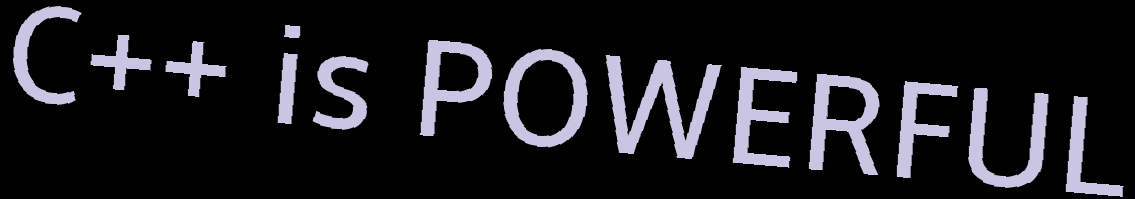
#> input picture out/1.png, 1135 x 199 px
$ python test1.py
#> lines starting #> are read from the running program, lines starting #| are printed output that depends on the picture; after the words box and inside, x2 and y2 are one past the last pixel; in counts of white or black regions, pixels touching at a corner belong together
import cv2
import numpy as np
import matplotlib.pyplot as plt
from skimage.measure import regionprops, label

# tire = plt.imread('train/-/0.png')
img = plt.imread('out/1.png')
#> img is the input picture: shape (199, 1135, 3) float32; mean R, G, B 0.107, 0.104, 0.12

gray = np.mean(img, 2)
gray[gray > 0] = 1
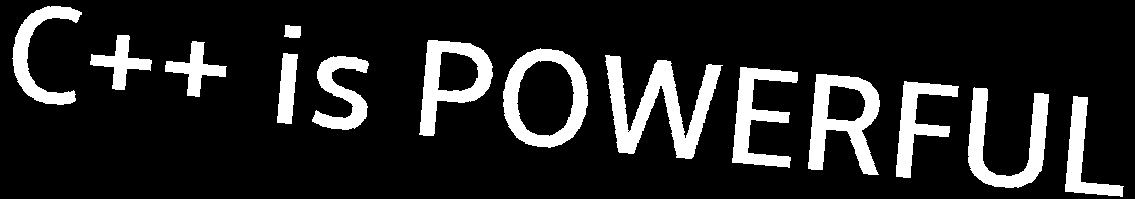
#> gray: shape (199, 1135) float32; values 0 (black) and 1 (white), 14.6% white; 14 white regions, largest, box (x1, y1, x2, y2) and area: (605, 55, 723, 159) 4881, (808, 74, 880, 175) 3497, (503, 48, 588, 148) 3403

gray = gray.astype('uint8')
#> gray: shape (199, 1135); values 0 (black) and 1 (white), 14.6% white; 14 white regions

labeled = label(gray)
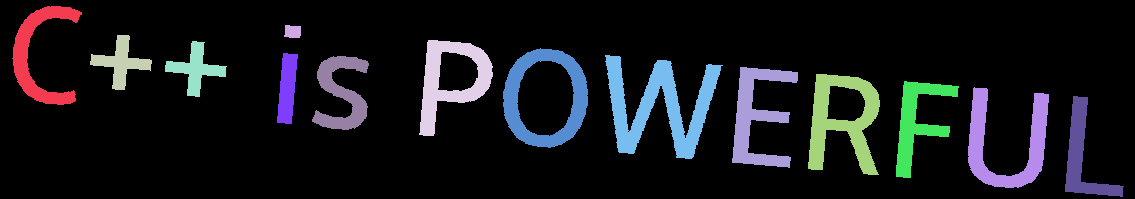
#> labeled: shape (199, 1135) int64; 15 distinct labels, from 0 to 14; one colour per label, 0 black

regions = regionprops(labeled)
#> regions = 14 regions; largest, box (x1, y1, x2, y2) and area: (605, 55, 723, 159) 4881, (808, 74, 880, 175) 3497, (503, 48, 588, 148) 3403, (968, 87, 1049, 188) 3206, (419, 40, 493, 136) 2964
regions = sorted(regions, key= lambda region : region.centroid[1])

for i in range(len(regions)):
    region = regions[i]
    next_region = regions[min(i + 1, len(regions) - 1)]
    min_y1, min_x1, max_y1, max_x1 = region.bbox
    min_y2, min_x2, max_y2, max_x2 = next_region.bbox

    diff = min_x2 - max_x1

    print(max_x1, min_x2, diff)
    if diff > 45:
        print("Space")
#> this loop made 14 passes
#> (min_y1, min_x1, max_y1, max_x1, min_y2, min_x2, max_y2, max_x2) on passes 1 to 12: (6, 12, 105, 82, 35, 90, 90, 152), (35, 90, 90, 152, 41, 165, 97, 227), (41, 165, 97, 227, 53, 277, 124, 298), (53, 277, 124, 298, 25, 284, 38, 301), (25, 284, 38, 301, 56, 312, 130, 369), (56, 312, 130, 369, 40, 419, 136, 493), (40, 419, 136, 493, 48, 503, 148, 588), (48, 503, 148, 588, 55, 605, 159, 723), (55, 605, 159, 723, 67, 732, 168, 798), (67, 732, 168, 798, 74, 808, 175, 880), (74, 808, 175, 880, 81, 896, 178, 959), (81, 896, 178, 959, 87, 968, 188, 1049)
#| 82 90 8
#| 152 165 13
#| 227 277 50
#| Space
#| 298 284 -14
#| 301 312 11
#| 369 419 50
#| Space
#| 493 503 10
#| 588 605 17
#> (further printed lines are left out)

plt.imshow(labeled)
plt.show()

$ run again, with out/0.png copied over out/1.png
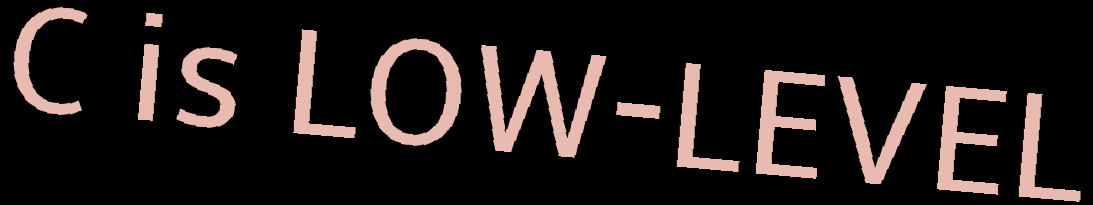
#> input picture out/0.png, 1093 x 205 px
#> img is the input picture: shape (205, 1093, 3) float32; mean R, G, B 0.123, 0.0989, 0.0937
#> `gray[gray > 0] = 1`:
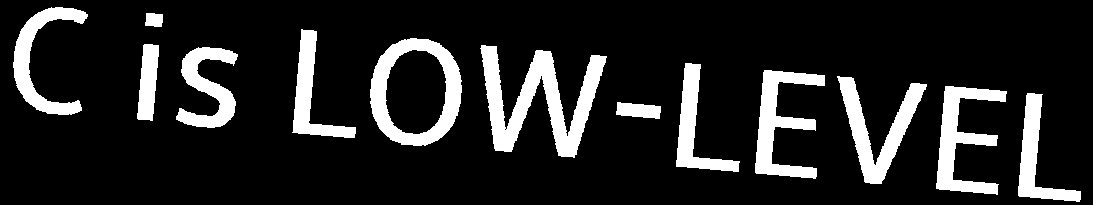
#> gray: shape (205, 1093) float32; values 0 (black) and 1 (white), 14.5% white; 13 white regions, largest, box (x1, y1, x2, y2) and area: (480, 45, 607, 158) 5693, (370, 38, 462, 146) 3900, (837, 76, 927, 184) 3155
#> `labeled = label(gray)`:
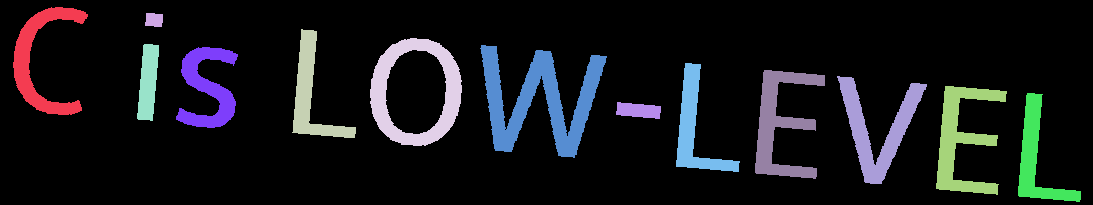
#> labeled: shape (205, 1093) int64; 14 distinct labels, from 0 to 13; one colour per label, 0 black
#> regions = 13 regions; largest, box (x1, y1, x2, y2) and area: (480, 45, 607, 158) 5693, (370, 38, 462, 146) 3900, (837, 76, 927, 184) 3155, (755, 70, 825, 179) 3127, (936, 86, 1007, 195) 3125
#> the loop `for i in range(len(regions)):` made 13 passes
#> (min_y1, min_x1, max_y1, max_x1, min_y2, min_x2, max_y2, max_x2) on passes 1 to 8: (7, 13, 115, 88, 44, 137, 121, 159), (44, 137, 121, 159, 13, 145, 27, 163), (13, 145, 27, 163, 47, 176, 128, 238), (47, 176, 128, 238, 29, 292, 138, 356), (29, 292, 138, 356, 38, 370, 146, 462), (38, 370, 146, 462, 45, 480, 158, 607), (45, 480, 158, 607, 102, 616, 119, 661), (102, 616, 119, 661, 63, 676, 172, 740)
#> (printed output is left out)

$ run again, with out/2.png copied over out/1.png
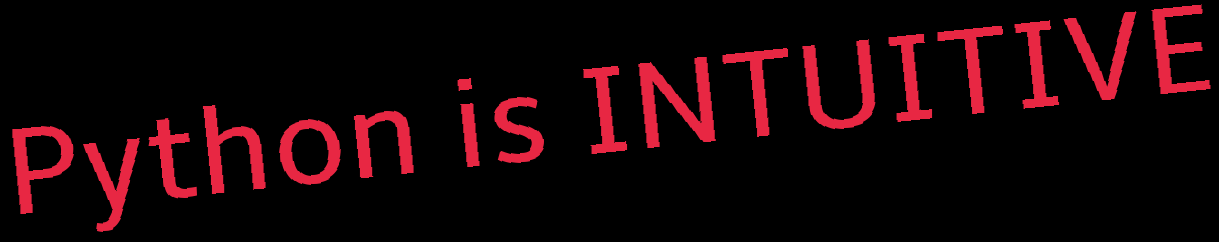
#> input picture out/2.png, 1219 x 242 px
#> img is the input picture: shape (242, 1219, 3) float32; mean R, G, B 0.0921, 0.0155, 0.0266
#> `gray[gray > 0] = 1`:
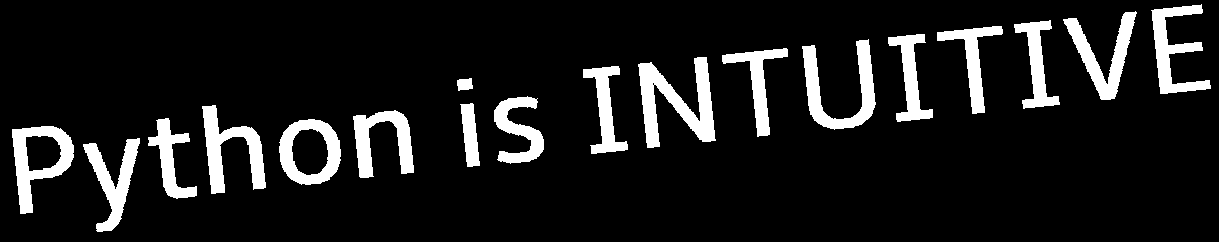
#> gray: shape (242, 1219) float32; values 0 (black) and 1 (white), 10.9% white; 18 white regions, largest, box (x1, y1, x2, y2) and area: (638, 57, 716, 148) 3118, (802, 39, 876, 130) 2463, (202, 105, 266, 194) 2297
#> `labeled = label(gray)`:
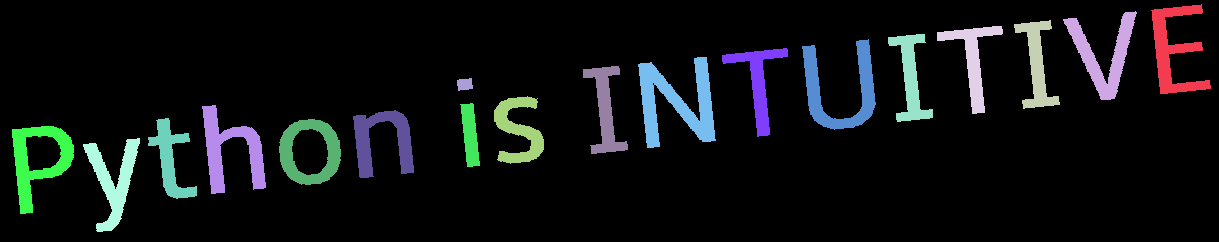
#> labeled: shape (242, 1219) int64; 19 distinct labels, from 0 to 18; one colour per label, 0 black
#> regions = 18 regions; largest, box (x1, y1, x2, y2) and area: (638, 57, 716, 148) 3118, (802, 39, 876, 130) 2463, (202, 105, 266, 194) 2297, (12, 126, 74, 214) 2257, (1063, 11, 1137, 100) 2148
#> the loop `for i in range(len(regions)):` made 18 passes
#> (min_y1, min_x1, max_y1, max_x1, min_y2, min_x2, max_y2, max_x2) on passes 1 to 8: (126, 12, 214, 74, 138, 83, 232, 140), (138, 83, 232, 140, 118, 148, 199, 197), (118, 148, 199, 197, 105, 202, 194, 266), (105, 202, 194, 266, 119, 279, 185, 341), (119, 279, 185, 341, 110, 353, 178, 414), (110, 353, 178, 414, 78, 457, 91, 473), (78, 457, 91, 473, 103, 460, 167, 480), (103, 460, 167, 480, 96, 494, 164, 544)
#> (printed output is left out)
